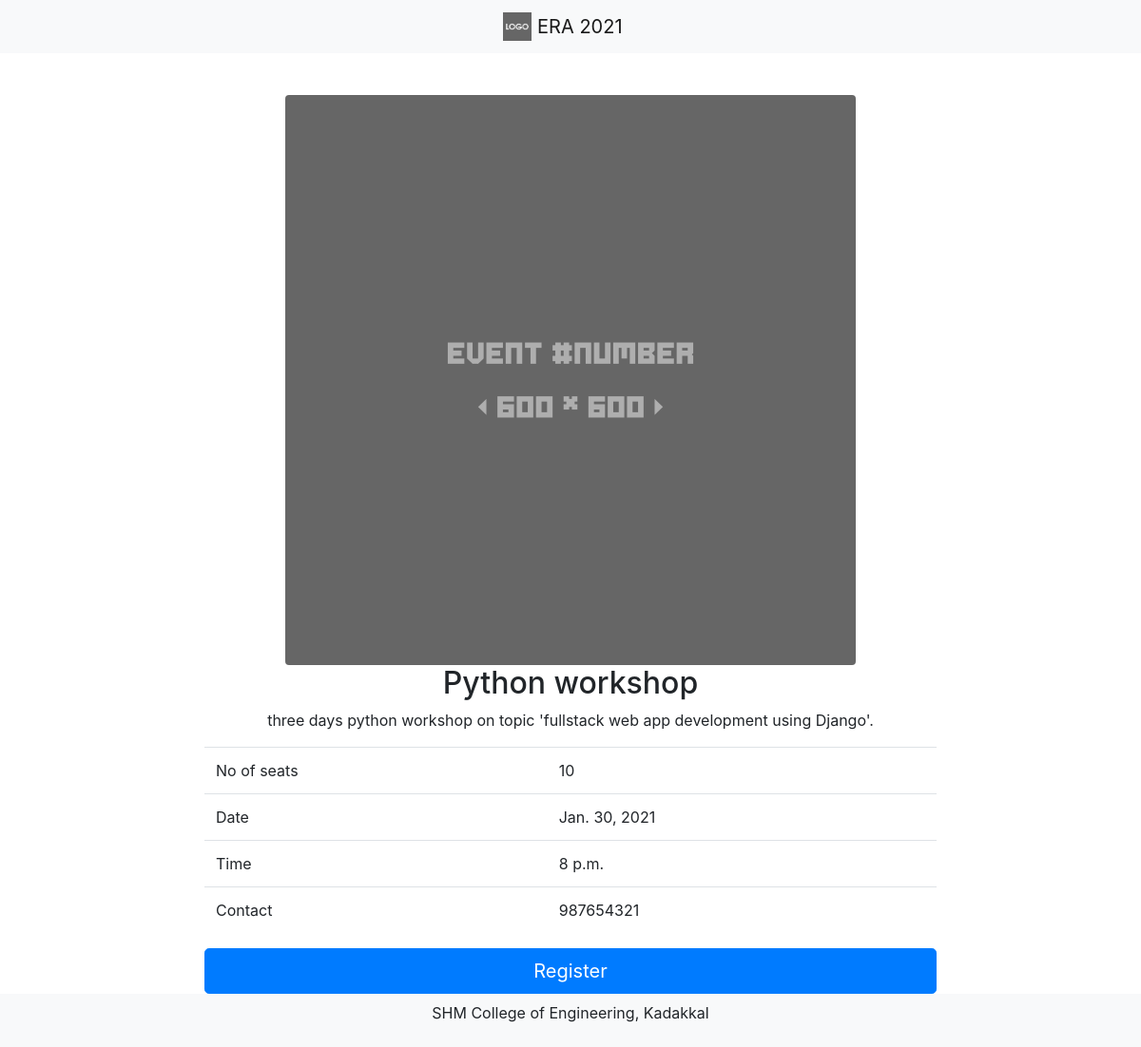
The page /event/1/ on the database its author committed.
### programs/models.py (models this page shows, shortened)
class Festevent(models.Model):
    name=models.CharField(max_length=55)
    details=models.TextField(max_length=None)
    banner=models.ImageField(upload_to='images/')
    contact=models.CharField(max_length=10)
    no_of_seats=models.IntegerField(blank=True)
    event_date=models.DateField(default=timezone.now)
    event_time=models.TimeField(default=timezone.now)
    isCompatition=models.BooleanField(default=False)
    first_price=models.FloatField(blank=True, null=True)
    second_price=models.FloatField(blank=True, null=True)
    third_price=models.FloatField(blank=True, null=True)
    isGroup=models.BooleanField(default=False)
    max_members=models.IntegerField(blank=True, null=True)
    min_members=models.IntegerField(blank=True, null=True)

### programs/views.py (the view)
# urls.py: path('event/<int:event_id>/',event,name='event'),
def event(request,event_id):
    selected_event = Festevent.objects.get(pk=event_id)
    context={'selected_event':selected_event}
    return render(request,'event.html',context)

### programs/templates/event.html (shortened to what this page needs)
{% load static %}
<!doctype html>
<html lang="en">
<head>
    <link rel="stylesheet" href="https://maxcdn.bootstrapcdn.com/bootstrap/4.0.0/css/bootstrap.min.css"
>
</head>
<body>
    <header>
        <div class="containerfluid bg-secondary" style="margin-bottom:100px;">
            <nav class="navbar navbar-light bg-light fixed-top justify-content-center">
                <div class="row">
                    <a class="navbar-brand" href="#">
                        <img src="{% static 'logo.png' %}" width="30" height="30" class="d-inline-block align-top" alt="">
                        ERA 2021
                    </a>
                </div>
            </nav>
        </div>
    </header>
    {% if selected_event %}
    <section>
        <div class="container-fluid " style="margin-top: 100px;">
            <div class="row justify-content-center">
                <div class="text-center">
                    <img src="{{ selected_event.banner.url }}" class="rounded" alt="...">
                </div>
            </div>
            <div class="row justify-content-center">
                <h2>{{ selected_event.name}}</h2>
            </div>
            <div class="row justify-content-center">
                <p>{{ selected_event.details }}</p>
            </div>
            <div class="row justify-content-center">
              <div class="col-sm-8">
                <table class="table">
                    <tbody>
                      <tr>
                        <td>No of seats</td>
                        <td>{{ selected_event.no_of_seats }}</td>
                      </tr>
                      <tr>
                        <td>Date</td>
                        <td>{{ selected_event.event_date }}</td>
                      </tr>
                      <tr>
                        <td>Time</td>
                        <td>{{ selected_event.event_time }}</td>
                      </tr>
                      <tr>
                      <tr>
                        <td>Contact</td>
                        <td>{{ selected_event.contact }}</td>
                      </tr>
                    </tbody>
                  </table>
            </div>
            </div>
            <div class="row justify-content-center">
              <div class="col-sm-8">
                  <a href="/register/{{ selected_event.id }}/">
                <button type="button" class="btn btn-primary btn-lg btn-block">Register</button></a>
              </div>
            </div>
        </div>
    </section>
            {% else %}
            <p>
                No data available
            </p>
            {% endif %}
    <footer>
        <div class="container-fluid bg-light p-2 align-items-center">
            <center>
                <p> SHM College of Engineering, Kadakkal</p>
            </center>
        </div>
    </footer>
</body>
</html>

### rows shown on the page
Festevent: banner (picture), name "Python workshop", details "three days python workshop on topic 'fullstack web app development using Django'.", no_of_seats "10", event_date "Jan. 30, 2021", event_time "8 p.m.", contact "987654321"
